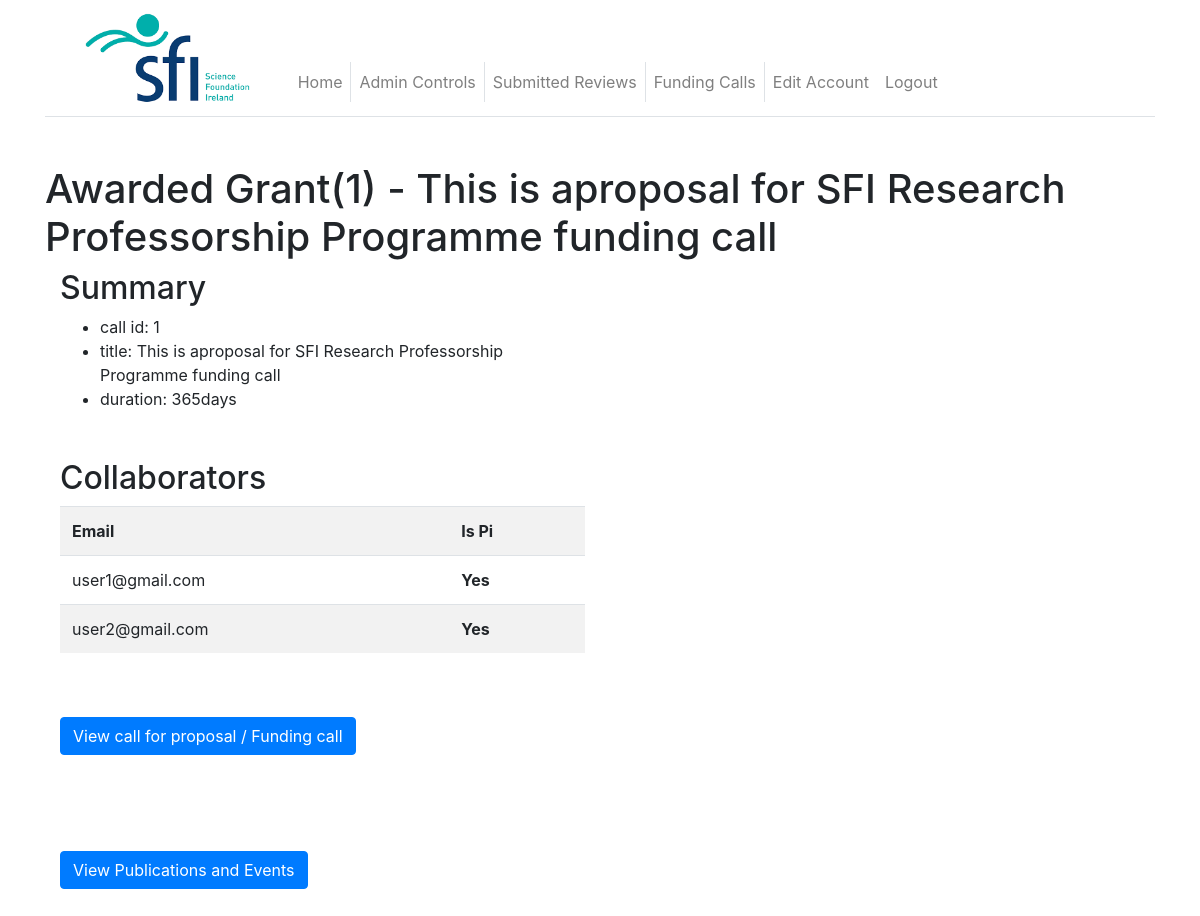
Page /view_grant/1 (signed in) on the committed database.
### app/models.py (models this page shows, shortened)
class Grants(db.Model):
    id = db.Column(db.Integer, primary_key=True)
    call_id = db.Column(db.Integer, db.ForeignKey("funding_call.id"))
    application_id = db.Column(db.Integer, db.ForeignKey("grant_applications.id"))
    title = db.Column(db.Text)
    duration = db.Column(db.Text)

class Collaborators(db.Model):
    grant_id = db.Column(db.Integer, db.ForeignKey("grants.id"), primary_key=True)
    user_id = db.Column(db.Integer, db.ForeignKey("user.id"), primary_key=True)
    is_pi = db.Column(db.Boolean, default=False)
    users = db.relationship("User")

class User(UserMixin, db.Model):
    id = db.Column(db.Integer, primary_key=True)
    orcid = db.Column(db.String(64), index=True, unique=True)
    username = db.Column(db.String(64), index=True, unique=True)
    email = db.Column(db.String(120), index=True, unique=True)
    password_hash = db.Column(db.String(128))
    is_admin = db.Column(db.Boolean, default=False)
    is_reviewer = db.Column(db.Boolean, default=False)
    posts = db.relationship("Post", backref="author", lazy="dynamic")
    about_me = db.Column(db.String(140))
    last_seen = db.Column(db.DateTime, default=datetime.utcnow)
    groups = db.relationship("GroupMembership", back_populates="user")
    general_information = db.relationship("GeneralInformation", uselist=False)
    education_information = db.relationship("EducationInformation")
    employment_information = db.relationship("EmploymentInformation")
    societies_information = db.relationship("SocietiesInformation")
    awards_information = db.relationship("AwardsInformation")
    funding_diversification = db.relationship("FundingDiversification")
    impacts = db.relationship("Impacts")
    innovation_and_commercialisation = db.relationship("InnovationAndCommercialisation")
    presentations = db.relationship("Presentations")
    academic_collaborations = db.relationship("AcademicCollaborations")
    non_academic_collaborations = db.relationship("NonAcademicCollaborations")
    events = db.relationship("Events")
    communications_overview = db.relationship("CommunicationsOverview")
    sfi_funding_ratio = db.relationship("SfiFundingRatio")
    education_public_engagement = db.relationship("EducationPublicEngagement")
    annual_report = db.relationship("AnnualReport")
    collaborators = db.relationship("Collaborators")

### app/routes.py (the view, shortened to what this page needs)
@app.route("/view_grant/<id>", methods=["GET", "POST"])
def view_grant(id):
    grant = Grants.query.filter_by(id=id).first_or_404()
    collabs = Collaborators.query.filter_by(grant_id=grant.id).all()
    userC = Collaborators.query.filter_by(user_id=current_user.id).first()
    collabForm = AddCollaboratorForm()
    return render_template("view_grant.html", user=userC, grant=grant, collabs=collabs, collabForm=collabForm)

### app/models.py (called while the page is built)
@login.user_loader
def load_user(id):
    return User.query.get(int(id))

### app/routes.py (called while the page is built)
@app.before_request
def before_request():
    if current_user.is_authenticated:
        current_user.last_seen = datetime.utcnow()
        db.session.commit()

### app/templates/view_grant.html (shortened to what this page needs)
{% extends "base.html" %}
{% from 'bootstrap/form.html' import render_form %}
{% block content %}
<h1>Awarded Grant({{ grant.id }}) - {{grant.title}} </h1>
<div class="container">
    <div class="row">
        <div class="col">
        <h2>Summary</h3>
        <ul>
            <li>call id: {{grant.call_id}} </li>
            <li>title: {{grant.title}}</li>
            <li>duration: {{grant.duration}}</li>
        </ul>
        <h2 class="mt-5">Collaborators </h2>
        <table class="table table-striped table-hover">
            <tr>
                <th> Email </th>
                <th> Is Pi </th>
            </tr>
            {% for c in collabs %}
            <tr>
                <td>{{ c.users.email }}</td>
                <td>{% if c.is_pi %}<b> Yes </b>{% else %} No {% endif %}
            </tr>
            {% endfor %}
        </table>
        <a class ="btn btn-primary mt-5 mb-5", href="{{ url_for('view_call', call_id=grant.call_id) }}">View call for proposal / Funding call</a>
        <a class ="btn btn-primary mt-5 mb-5", href="{{ url_for('view_grant_forms', grant_id=grant.id) }}">View Publications and Events</a>
        </div>
        <div class="col"></div>
    </div>
</div>
{% endblock %}

### rows in the picture
Grants: id "1", title "This is aproposal for SFI Research Professorship Programme funding call", call_id "1", duration "365days"
Collaborators: users.email "user1@gmail.com", is_pi "Yes"
Collaborators: users.email "user2@gmail.com", is_pi "Yes"
